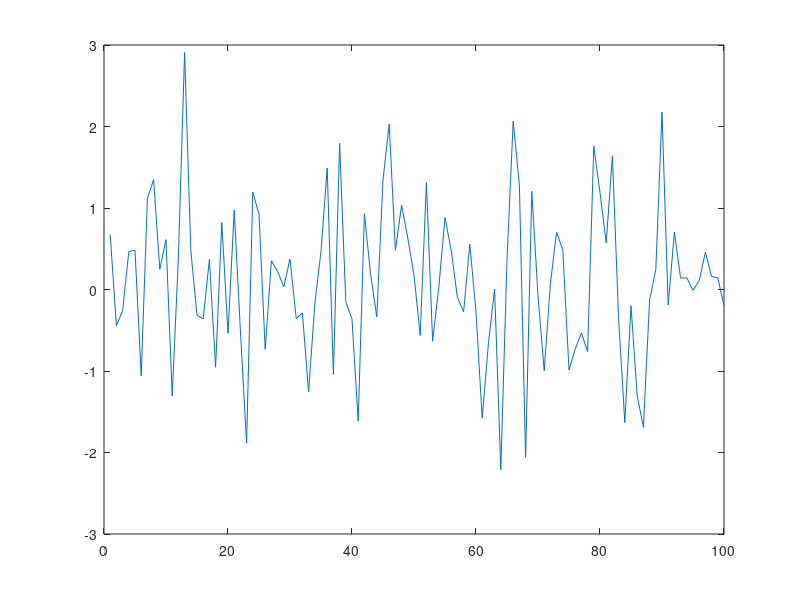
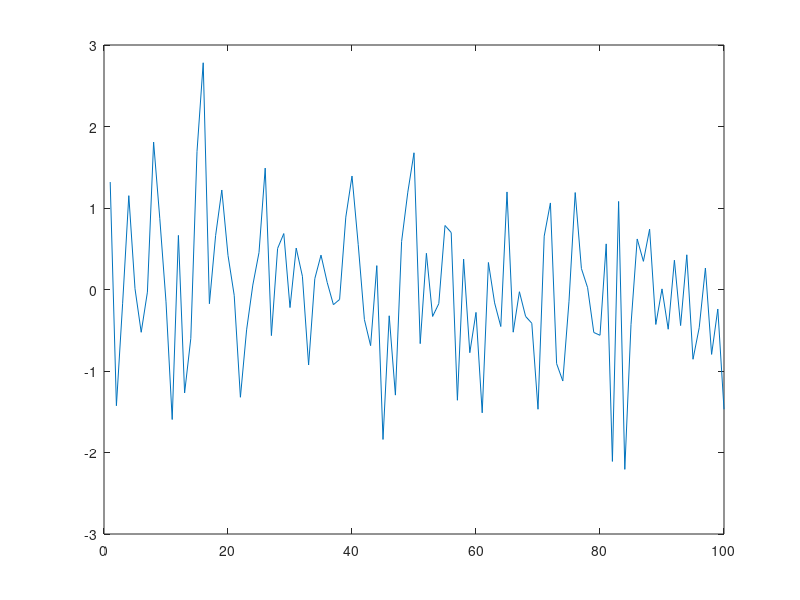

The MATLAB script that drew these images, in order:
%% Opdracht 4
% Zie onderstaande code. Plot de twee signalen in hun eigen figure.

signaal1 = randn(1,100);
signaal2 = randn(1,100);

figure(1)
plot(signaal1)
figure(2)
plot(signaal2)